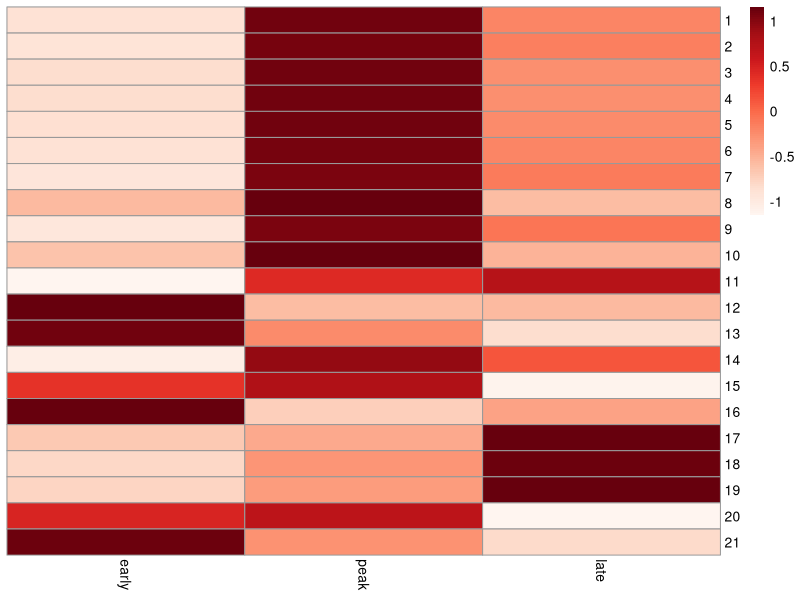

The R script that drew this image:
##Libraries
library(ggplot2)
library(tidyverse)
library(readxl)
library(pheatmap)
library(RColorBrewer)

#Data
setwd("path")

getmm = read_excel("Figure3_data.xlsx", sheet="mean_getmm_relabun", col_names = TRUE)

#without day -1/no sal
df2 <-getmm[,10:ncol(getmm)]
df2 = as.data.frame(sapply(df2, as.numeric))

pheatmap(df2, scale= "row",cluster_cols =FALSE, cluster_row = FALSE,colorRampPalette(brewer.pal(9,"Reds"))(100))

#STATS
stats = read_excel("Figure3_data.xlsx", sheet="stats", col_names = TRUE)
one.way <- aov(value~ phase, stats)
summary(one.way)
TukeyHSD(one.way)
